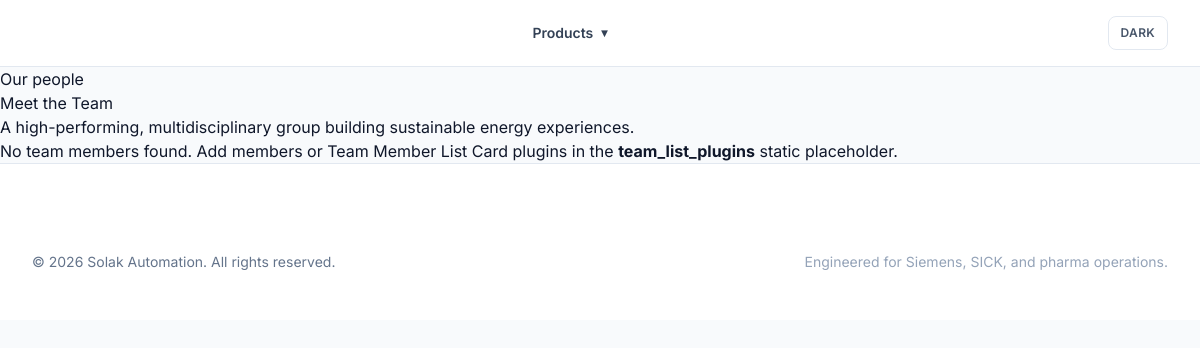
Before: /en/team/ with the older database file.
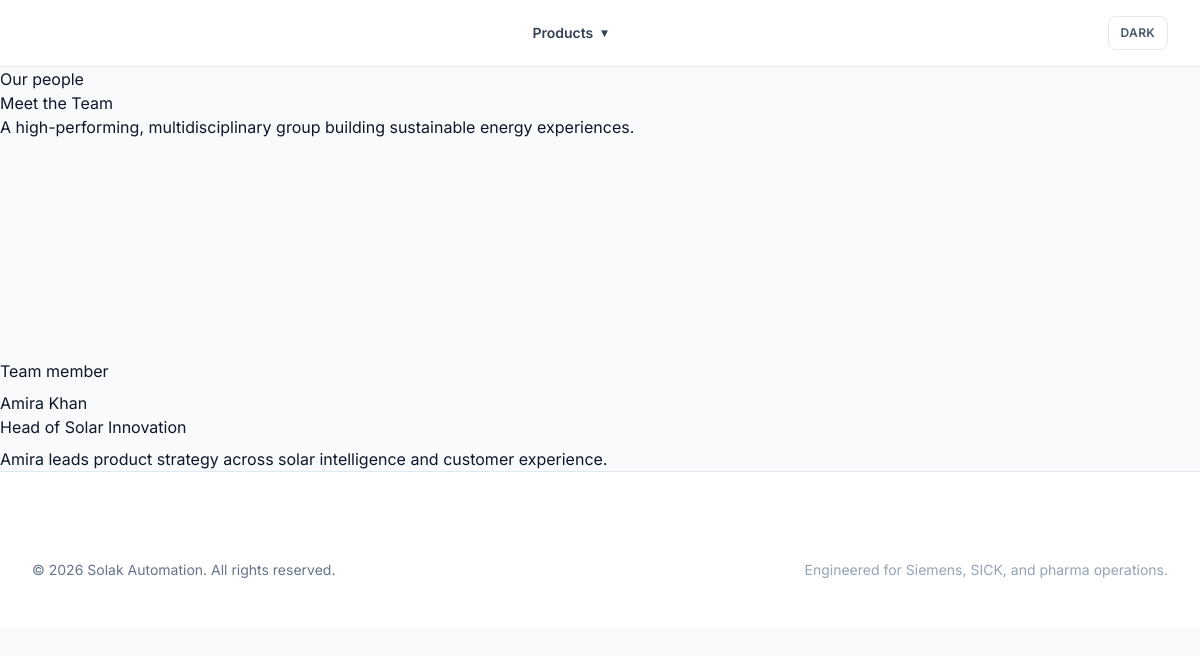
After: the same page with the newer database file.
### core/models.py (models this page shows, shortened)
class TeamMember(models.Model):
    name = models.CharField(max_length=120)
    slug = models.SlugField(unique=True, blank=True)
    role = models.CharField(max_length=100)
    photo = FilerImageField(
        verbose_name='Profile Photo',
        blank=True,
        null=True,
        on_delete=models.SET_NULL,
        related_name='+',
    )
    tagline = models.CharField(max_length=200, blank=True)
    short_bio = models.TextField(blank=True)
    full_bio = models.TextField(help_text='Rich text from django CMS text plugin is supported in templates.')
    email = models.EmailField(blank=True)
    phone = models.CharField(max_length=50, blank=True)
    linkedin = models.URLField(blank=True)
    twitter = models.URLField(blank=True, verbose_name='X / Twitter')
    order = models.PositiveSmallIntegerField(default=0)
    class Meta:
        ordering = ['order', 'name']
    def get_absolute_url(self):
        return reverse('core:detail', kwargs={'slug': self.slug})

### core/views.py (the view)
# urls.py: path('', TeamListView.as_view(), name='member-list'),
class TeamListView(ListView):
    model = TeamMember
    template_name = 'core/member_list.html'
    context_object_name = 'members'

### core/templates/core/member_list.html (shortened to what this page needs)
{% extends 'base.html' %}
{% load thumbnail cms_tags %}
{% block content %}
<section class="section">
  <div class="container">
    <header class="section-header">
      <p class="eyebrow">Our people</p>
      <h1>Meet the Team</h1>
      <p>A high-performing, multidisciplinary group building sustainable energy experiences.</p>
    </header>
    <div class="row g-4">
      {% for member in members %}
        <div class="col-12 col-md-6 col-lg-4">
          <a href="{{ member.get_absolute_url }}" class="text-decoration-none text-reset">
            <div class="ui-card h-100">
              {% if member.photo %}
                {% thumbnail member.photo 900x650 crop upscale as image %}
                <img src="{{ image.url }}" width="{{ image.width }}" height="{{ image.height }}" alt="{{ member.name }}" loading="lazy" class="card-img-top" />
              {% else %}
                <div class="card-img-top bg-light" style="height: 220px;"></div>
              {% endif %}
              <div class="card-body">
                <p class="eyebrow mb-2">Team member</p>
                <h2 class="h5 fw-semibold">{{ member.name }}</h2>
                <p class="text-primary fw-semibold mb-2">{{ member.role }}</p>
                <p class="text-muted mb-0">{{ member.short_bio|default:member.tagline }}</p>
              </div>
            </div>
          </a>
        </div>
      {% empty %}
        <p>No team members found. Add members or Team Member List Card plugins in the <strong>team_list_plugins</strong> static placeholder.</p>
      {% endfor %}
    </div>
  </div>
</section>
{% endblock %}

### solak_cms/templates/base.html (shortened to what this page needs)
{% load cms_tags sekizai_tags menu_tags static %}
<!DOCTYPE html>
<html lang="en" class="scroll-smooth" x-data="themeToggle()" x-init="initTheme()" :class="{ 'dark': isDark }">
<head>
  <script src="https://cdn.tailwindcss.com"></script>
</head>
<body class="bg-slate-50 text-slate-900 antialiased dark:bg-slate-950 dark:text-slate-100">
  <header class="sticky top-0 z-50 border-b border-slate-200 bg-white/90 backdrop-blur dark:border-slate-800 dark:bg-slate-950/90">
    <div class="mx-auto flex max-w-7xl items-center justify-between px-4 py-4 sm:px-6 lg:px-8">
      <nav class="hidden items-center gap-6 lg:flex" aria-label="Primary">
        <div class="relative" x-data="{ open: false }" @mouseenter="open = true" @mouseleave="open = false">
          <button
            type="button"
            class="flex items-center gap-2 text-sm font-semibold text-slate-700 transition hover:text-brand-600 dark:text-slate-200"
            @focus="open = true"
            @blur="open = false"
            aria-expanded="false"
          >
            Products
            <span class="text-xs">▾</span>
          </button>
        </div>
      </nav>
      <div class="flex items-center gap-3">
        <button
          type="button"
          class="rounded-lg border border-slate-200 px-3 py-2 text-xs font-semibold uppercase tracking-wide text-slate-600 transition hover:border-brand-600 hover:text-brand-600 focus:outline-none focus:ring-2 focus:ring-brand-600 dark:border-slate-700 dark:text-slate-200"
          @click="toggleTheme"
          aria-label="Toggle dark mode"
        >
          <span x-text="isDark ? 'Light' : 'Dark'"></span>
        </button>
      </div>
    </div>
  </header>
  <main>
    {% block content %}{% endblock %}
  </main>
  <footer class="border-t border-slate-200 bg-white py-12 dark:border-slate-800 dark:bg-slate-950">
    <div class="mx-auto mt-10 flex max-w-7xl flex-col items-start justify-between gap-4 px-4 text-sm text-slate-500 sm:flex-row sm:items-center sm:px-6 lg:px-8">
      <span>© {% now "Y" %} Solak Automation. All rights reserved.</span>
      <span class="text-slate-400">Engineered for Siemens, SICK, and pharma operations.</span>
    </div>
  </footer>
</body>
</html>

Changed rows visible on the page:
added TeamMember: name "Amira Khan", role "Head of Solar Innovation", short_bio "Amira leads product strategy across solar intelligence and customer experience."
Other visible differences:
text no longer shown: "No team members found. Add members or Team Member List Card plugins in the team_list_plugins static placeholder."
